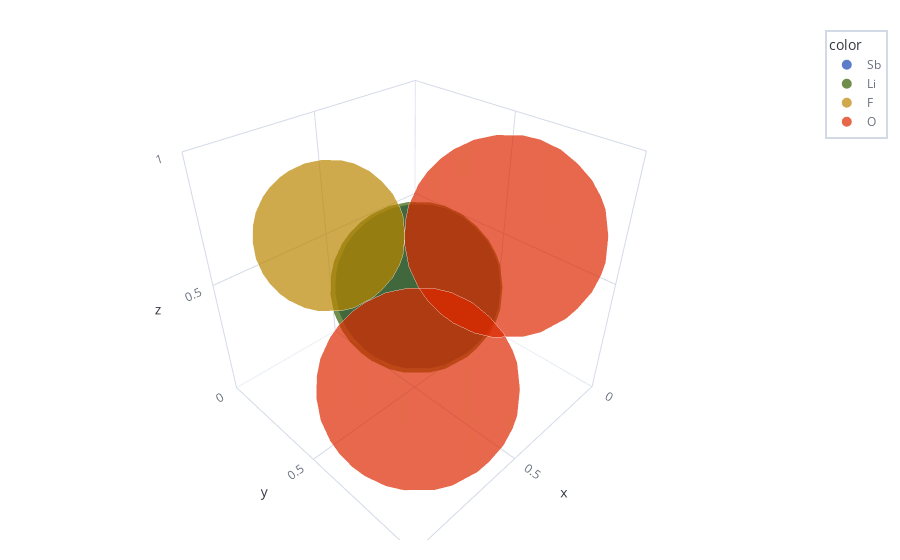

Notebook code cell kept with this figure:
### Code cell
px.scatter_3d(x=struct.frac_coords[:, 0], y=struct.frac_coords[:, 1], z=struct.frac_coords[:, 2], size=[site.specie.average_ionic_radius / struct.lattice.a for site in struct.sites], size_max=200,
              range_x=[0, 1], range_y=[0, 1], range_z=[0, 1], color=[spec.symbol for spec in struct.species])

### Figure 1 — Plotly figure (JSON) as saved in the notebook; plotly's stock layout.template omitted (floating-point values rounded to 4 significant figures)
{"data": [{"hovertemplate": "color=Sb<br>x=%{x}<br>y=%{y}<br>z=%{z}<br>size=%{marker.size}<extra></extra>", "legendgroup": "Sb", "marker": {"color": "#1846b3", "size": [0.2197], "sizemode": "area", "sizeref": 8.339e-06, "symbol": "circle"}, "mode": "markers", "name": "Sb", "scene": "scene", "showlegend": true, "type": "scatter3d", "x": [0.0006373], "y": [0], "z": [0]}, {"hovertemplate": "color=Li<br>x=%{x}<br>y=%{y}<br>z=%{z}<br>size=%{marker.size}<extra></extra>", "legendgroup": "Li", "marker": {"color": "#355e00", "size": [0.2383], "sizemode": "area", "sizeref": 8.339e-06, "symbol": "circle"}, "mode": "markers", "name": "Li", "scene": "scene", "showlegend": true, "type": "scatter3d", "x": [0.505], "y": [0.5], "z": [0.5]}, {"hovertemplate": "color=F<br>x=%{x}<br>y=%{y}<br>z=%{z}<br>size=%{marker.size}<extra></extra>", "legendgroup": "F", "marker": {"color": "#bb8600", "size": [0.1866], "sizemode": "area", "sizeref": 8.339e-06, "symbol": "circle"}, "mode": "markers", "name": "F", "scene": "scene", "showlegend": true, "type": "scatter3d", "x": [0.5], "y": [0], "z": [0.5]}, {"hovertemplate": "color=O<br>x=%{x}<br>y=%{y}<br>z=%{z}<br>size=%{marker.size}<extra></extra>", "legendgroup": "O", "marker": {"color": "#dd2800", "size": [0.3336, 0.3336], "sizemode": "area", "sizeref": 8.339e-06, "symbol": "circle"}, "mode": "markers", "name": "O", "scene": "scene", "showlegend": true, "type": "scatter3d", "x": [0.4999, 0.004332], "y": [0.5, 0.5], "z": [0, 0.5]}], "layout": {"legend": {"itemsizing": "constant", "title": {"text": "color"}, "tracegroupgap": 0}, "scene": {"domain": {"x": [0, 1], "y": [0, 1]}, "xaxis": {"range": [0, 1], "title": {"text": "x"}}, "yaxis": {"range": [0, 1], "title": {"text": "y"}}, "zaxis": {"range": [0, 1], "title": {"text": "z"}}}}}
